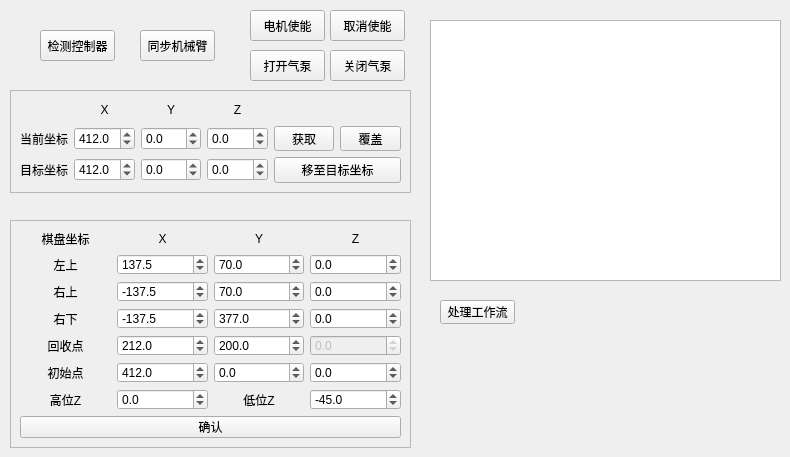
      <widget class="QWidget" name="tab_5">
       <attribute name="title">
        <string>机械臂调试</string>
       </attribute>
       <widget class="QPushButton" name="btn_oper_controller">
        <property name="geometry">
         <rect>
          <x>40</x>
          <y>30</y>
          <width>75</width>
          <height>31</height>
         </rect>
        </property>
        <property name="text">
         <string>检测控制器</string>
        </property>
       </widget>
       <widget class="QPushButton" name="btn_oper_arm">
        <property name="geometry">
         <rect>
          <x>140</x>
          <y>30</y>
          <width>75</width>
          <height>31</height>
         </rect>
        </property>
        <property name="text">
         <string>同步机械臂</string>
        </property>
       </widget>
       <widget class="QFrame" name="frame_7">
        <property name="geometry">
         <rect>
          <x>10</x>
          <y>90</y>
          <width>401</width>
          <height>103</height>
         </rect>
        </property>
        <property name="frameShape">
         <enum>QFrame::StyledPanel</enum>
        </property>
        <property name="frameShadow">
         <enum>QFrame::Raised</enum>
        </property>
        <layout class="QGridLayout" name="gridLayout_7" columnstretch="1,3,3,3,1,1" columnminimumwidth="0,100,100,100,0,0">
         <property name="sizeConstraint">
          <enum>QLayout::SetDefaultConstraint</enum>
         </property>
         <item row="1" column="4">
          <widget class="QPushButton" name="btn_get_curpos">
           <property name="text">
            <string>获取</string>
           </property>
          </widget>
         </item>
         <item row="1" column="0">
          <widget class="QLabel" name="label_24">
           <property name="text">
            <string>当前坐标</string>
           </property>
          </widget>
         </item>
         <item row="1" column="5">
          <widget class="QPushButton" name="btn_set_curpos">
           <property name="text">
            <string>覆盖</string>
           </property>
          </widget>
         </item>
         <item row="2" column="3">
          <widget class="QDoubleSpinBox" name="doubleSpinBox_tarpos_z">
           <property name="decimals">
            <number>1</number>
           </property>
           <property name="minimum">
            <double>-999.000000000000000</double>
           </property>
           <property name="maximum">
            <double>999.000000000000000</double>
           </property>
          </widget>
         </item>
         <item row="0" column="3">
          <widget class="QLabel" name="label_28">
           <property name="text">
            <string>Z</string>
           </property>
           <property name="alignment">
            <set>Qt::AlignCenter</set>
           </property>
          </widget>
         </item>
         <item row="0" column="1">
          <widget class="QLabel" name="label_26">
           <property name="text">
            <string>X</string>
           </property>
           <property name="alignment">
            <set>Qt::AlignCenter</set>
           </property>
          </widget>
         </item>
         <item row="0" column="0">
          <spacer name="horizontalSpacer_2">
           <property name="orientation">
            <enum>Qt::Horizontal</enum>
           </property>
           <property name="sizeHint" stdset="0">
            <size>
             <width>45</width>
             <height>13</height>
            </size>
           </property>
          </spacer>
         </item>
         <item row="2" column="1">
          <widget class="QDoubleSpinBox" name="doubleSpinBox_tarpos_x">
           <property name="decimals">
            <number>1</number>
           </property>
           <property name="minimum">
            <double>-999.000000000000000</double>
           </property>
           <property name="maximum">
            <double>999.000000000000000</double>
           </property>
           <property name="value">
            <double>412.000000000000000</double>
           </property>
          </widget>
         </item>
         <item row="0" column="2">
          <widget class="QLabel" name="label_27">
           <property name="text">
            <string>Y</string>
           </property>
           <property name="alignment">
            <set>Qt::AlignCenter</set>
           </property>
          </widget>
         </item>
         <item row="2" column="4" colspan="2">
          <widget class="QPushButton" name="btn_set_tarpos">
           <property name="text">
            <string>移至目标坐标</string>
           </property>
          </widget>
         </item>
         <item row="2" column="0">
          <widget class="QLabel" name="label_25">
           <property name="text">
            <string>目标坐标</string>
           </property>
          </widget>
         </item>
         <item row="2" column="2">
          <widget class="QDoubleSpinBox" name="doubleSpinBox_tarpos_y">
           <property name="decimals">
            <number>1</number>
           </property>
           <property name="minimum">
            <double>-999.000000000000000</double>
           </property>
           <property name="maximum">
            <double>999.000000000000000</double>
           </property>
          </widget>
         </item>
         <item row="0" column="4" colspan="2">
          <spacer name="horizontalSpacer_3">
           <property name="orientation">
            <enum>Qt::Horizontal</enum>
           </property>
           <property name="sizeHint" stdset="0">
            <size>
             <width>124</width>
             <height>20</height>
            </size>
           </property>
          </spacer>
         </item>
         <item row="1" column="1">
          <widget class="QDoubleSpinBox" name="doubleSpinBox_curpos_x">
           <property name="decimals">
            <number>1</number>
           </property>
           <property name="minimum">
            <double>-999.000000000000000</double>
           </property>
           <property name="maximum">
            <double>999.000000000000000</double>
           </property>
           <property name="value">
            <double>412.000000000000000</double>
           </property>
          </widget>
         </item>
         <item row="1" column="2">
          <widget class="QDoubleSpinBox" name="doubleSpinBox_curpos_y">
           <property name="decimals">
            <number>1</number>
           </property>
           <property name="minimum">
            <double>-999.000000000000000</double>
           </property>
           <property name="maximum">
            <double>999.000000000000000</double>
           </property>
          </widget>
         </item>
         <item row="1" column="3">
          <widget class="QDoubleSpinBox" name="doubleSpinBox_curpos_z">
           <property name="decimals">
            <number>1</number>
           </property>
           <property name="minimum">
            <double>-999.000000000000000</double>
           </property>
           <property name="maximum">
            <double>999.000000000000000</double>
           </property>
          </widget>
         </item>
        </layout>
       </widget>
       <widget class="QFrame" name="frame_8">
        <property name="geometry">
         <rect>
          <x>10</x>
          <y>220</y>
          <width>401</width>
          <height>228</height>
         </rect>
        </property>
        <property name="frameShape">
         <enum>QFrame::StyledPanel</enum>
        </property>
        <property name="frameShadow">
         <enum>QFrame::Raised</enum>
        </property>
        <layout class="QGridLayout" name="gridLayout_8">
         <item row="0" column="0">
          <widget class="QLabel" name="label_35">
           <property name="text">
            <string>棋盘坐标</string>
           </property>
           <property name="alignment">
            <set>Qt::AlignCenter</set>
           </property>
          </widget>
         </item>
         <item row="0" column="1">
          <widget class="QLabel" name="label_29">
           <property name="text">
            <string>X</string>
           </property>
           <property name="alignment">
            <set>Qt::AlignCenter</set>
           </property>
          </widget>
         </item>
         <item row="0" column="2">
          <widget class="QLabel" name="label_30">
           <property name="text">
            <string>Y</string>
           </property>
           <property name="alignment">
            <set>Qt::AlignCenter</set>
           </property>
          </widget>
         </item>
         <item row="0" column="3">
          <widget class="QLabel" name="label_31">
           <property name="text">
            <string>Z</string>
           </property>
           <property name="alignment">
            <set>Qt::AlignCenter</set>
           </property>
          </widget>
         </item>
         <item row="1" column="0">
          <widget class="QLabel" name="label_32">
           <property name="text">
            <string>左上</string>
           </property>
           <property name="alignment">
            <set>Qt::AlignCenter</set>
           </property>
          </widget>
         </item>
         <item row="1" column="1">
          <widget class="QDoubleSpinBox" name="doubleSpinBox_leftup_x">
           <property name="decimals">
            <number>1</number>
           </property>
           <property name="minimum">
            <double>-999.000000000000000</double>
           </property>
           <property name="maximum">
            <double>999.000000000000000</double>
           </property>
           <property name="value">
            <double>137.500000000000000</double>
           </property>
          </widget>
         </item>
         <item row="1" column="2">
          <widget class="QDoubleSpinBox" name="doubleSpinBox_leftup_y">
           <property name="decimals">
            <number>1</number>
           </property>
           <property name="minimum">
            <double>-999.000000000000000</double>
           </property>
           <property name="maximum">
            <double>999.000000000000000</double>
           </property>
           <property name="value">
            <double>70.000000000000000</double>
           </property>
          </widget>
         </item>
         <item row="1" column="3">
          <widget class="QDoubleSpinBox" name="doubleSpinBox_leftup_z">
           <property name="decimals">
            <number>1</number>
           </property>
           <property name="minimum">
            <double>-999.000000000000000</double>
           </property>
           <property name="maximum">
            <double>999.000000000000000</double>
           </property>
          </widget>
         </item>
         <item row="2" column="0">
          <widget class="QLabel" name="label_33">
           <property name="text">
            <string>右上</string>
           </property>
           <property name="alignment">
            <set>Qt::AlignCenter</set>
           </property>
          </widget>
         </item>
         <item row="2" column="1">
          <widget class="QDoubleSpinBox" name="doubleSpinBox_rightup_x">
           <property name="decimals">
            <number>1</number>
           </property>
           <property name="minimum">
            <double>-999.000000000000000</double>
           </property>
           <property name="maximum">
            <double>999.000000000000000</double>
           </property>
           <property name="value">
            <double>-137.500000000000000</double>
           </property>
          </widget>
         </item>
         <item row="2" column="2">
          <widget class="QDoubleSpinBox" name="doubleSpinBox_rightup_y">
           <property name="decimals">
            <number>1</number>
           </property>
           <property name="minimum">
            <double>-999.000000000000000</double>
           </property>
           <property name="maximum">
            <double>999.000000000000000</double>
           </property>
           <property name="value">
            <double>70.000000000000000</double>
           </property>
          </widget>
         </item>
         <item row="2" column="3">
          <widget class="QDoubleSpinBox" name="doubleSpinBox_rightup_z">
           <property name="decimals">
            <number>1</number>
           </property>
           <property name="minimum">
            <double>-999.000000000000000</double>
           </property>
           <property name="maximum">
            <double>999.000000000000000</double>
           </property>
          </widget>
         </item>
         <item row="3" column="0">
          <widget class="QLabel" name="label_34">
           <property name="text">
            <string>右下</string>
           </property>
           <property name="alignment">
            <set>Qt::AlignCenter</set>
           </property>
          </widget>
         </item>
         <item row="3" column="1">
          <widget class="QDoubleSpinBox" name="doubleSpinBox_rightdown_x">
           <property name="decimals">
            <number>1</number>
           </property>
           <property name="minimum">
            <double>-999.000000000000000</double>
           </property>
           <property name="maximum">
            <double>999.000000000000000</double>
           </property>
           <property name="value">
            <double>-137.500000000000000</double>
           </property>
          </widget>
         </item>
         <item row="3" column="2">
          <widget class="QDoubleSpinBox" name="doubleSpinBox_rightdown_y">
           <property name="decimals">
            <number>1</number>
           </property>
           <property name="minimum">
            <double>-999.000000000000000</double>
           </property>
           <property name="maximum">
            <double>999.000000000000000</double>
           </property>
           <property name="value">
            <double>377.000000000000000</double>
           </property>
          </widget>
         </item>
         <item row="3" column="3">
          <widget class="QDoubleSpinBox" name="doubleSpinBox_rightdown_z">
           <property name="decimals">
            <number>1</number>
           </property>
           <property name="minimum">
            <double>-999.000000000000000</double>
           </property>
           <property name="maximum">
            <double>999.000000000000000</double>
           </property>
          </widget>
         </item>
         <item row="4" column="0">
          <widget class="QLabel" name="label_36">
           <property name="text">
            <string>回收点</string>
           </property>
           <property name="alignment">
            <set>Qt::AlignCenter</set>
           </property>
          </widget>
         </item>
         <item row="4" column="1">
          <widget class="QDoubleSpinBox" name="doubleSpinBox_outsize_x">
           <property name="decimals">
            <number>1</number>
           </property>
           <property name="minimum">
            <double>-999.000000000000000</double>
           </property>
           <property name="maximum">
            <double>999.000000000000000</double>
           </property>
           <property name="value">
            <double>212.000000000000000</double>
           </property>
          </widget>
         </item>
         <item row="4" column="2">
          <widget class="QDoubleSpinBox" name="doubleSpinBox_outsize_y">
           <property name="decimals">
            <number>1</number>
           </property>
           <property name="minimum">
            <double>-999.000000000000000</double>
           </property>
           <property name="maximum">
            <double>999.000000000000000</double>
           </property>
           <property name="value">
            <double>200.000000000000000</double>
           </property>
          </widget>
         </item>
         <item row="4" column="3">
          <widget class="QDoubleSpinBox" name="doubleSpinBox_outside_z">
           <property name="enabled">
            <bool>false</bool>
           </property>
           <property name="decimals">
            <number>1</number>
           </property>
           <property name="minimum">
            <double>-999.000000000000000</double>
           </property>
           <property name="maximum">
            <double>999.000000000000000</double>
           </property>
          </widget>
         </item>
         <item row="5" column="0">
          <widget class="QLabel" name="label_40">
           <property name="text">
            <string>初始点</string>
           </property>
           <property name="alignment">
            <set>Qt::AlignCenter</set>
           </property>
          </widget>
         </item>
         <item row="5" column="1">
          <widget class="QDoubleSpinBox" name="doubleSpinBox_initpos_x">
           <property name="decimals">
            <number>1</number>
           </property>
           <property name="minimum">
            <double>-999.000000000000000</double>
           </property>
           <property name="maximum">
            <double>999.000000000000000</double>
           </property>
           <property name="value">
            <double>412.000000000000000</double>
           </property>
          </widget>
         </item>
         <item row="5" column="2">
          <widget class="QDoubleSpinBox" name="doubleSpinBox_initpos_y">
           <property name="decimals">
            <number>1</number>
           </property>
           <property name="minimum">
            <double>-999.000000000000000</double>
           </property>
           <property name="maximum">
            <double>999.000000000000000</double>
           </property>
          </widget>
         </item>
         <item row="5" column="3">
          <widget class="QDoubleSpinBox" name="doubleSpinBox_initpos_z">
           <property name="decimals">
            <number>1</number>
           </property>
           <property name="minimum">
            <double>-999.000000000000000</double>
           </property>
           <property name="maximum">
            <double>999.000000000000000</double>
           </property>
          </widget>
         </item>
         <item row="6" column="0">
          <widget class="QLabel" name="label_38">
           <property name="text">
            <string>高位Z</string>
           </property>
           <property name="alignment">
            <set>Qt::AlignCenter</set>
           </property>
          </widget>
         </item>
         <item row="6" column="1">
          <widget class="QDoubleSpinBox" name="doubleSpinBox_high_pos">
           <property name="decimals">
            <number>1</number>
           </property>
           <property name="minimum">
            <double>-999.000000000000000</double>
           </property>
           <property name="maximum">
            <double>999.000000000000000</double>
           </property>
          </widget>
         </item>
         <item row="6" column="2">
          <widget class="QLabel" name="label_39">
           <property name="text">
            <string>低位Z</string>
           </property>
           <property name="alignment">
            <set>Qt::AlignCenter</set>
           </property>
          </widget>
         </item>
         <item row="6" column="3">
          <widget class="QDoubleSpinBox" name="doubleSpinBox_low_pos">
           <property name="decimals">
            <number>1</number>
           </property>
           <property name="minimum">
            <double>-999.000000000000000</double>
           </property>
           <property name="maximum">
            <double>999.000000000000000</double>
           </property>
           <property name="value">
            <double>-45.000000000000000</double>
           </property>
          </widget>
         </item>
         <item row="7" column="0" colspan="4">
          <widget class="QPushButton" name="btn_calc_pos2location">
           <property name="text">
            <string>确认</string>
           </property>
          </widget>
         </item>
        </layout>
       </widget>
       <widget class="QPlainTextEdit" name="plainTextEdit_task_flow">
        <property name="geometry">
         <rect>
          <x>430</x>
          <y>20</y>
          <width>351</width>
          <height>261</height>
         </rect>
        </property>
       </widget>
       <widget class="QPushButton" name="btn_enable_motor">
        <property name="geometry">
         <rect>
          <x>250</x>
          <y>10</y>
          <width>75</width>
          <height>31</height>
         </rect>
        </property>
        <property name="text">
         <string>电机使能</string>
        </property>
       </widget>
       <widget class="QPushButton" name="btn_unable_motor">
        <property name="geometry">
         <rect>
          <x>330</x>
          <y>10</y>
          <width>75</width>
          <height>31</height>
         </rect>
        </property>
        <property name="text">
         <string>取消使能</string>
        </property>
       </widget>
       <widget class="QPushButton" name="btn_open_pump">
        <property name="geometry">
         <rect>
          <x>250</x>
          <y>50</y>
          <width>75</width>
          <height>31</height>
         </rect>
        </property>
        <property name="text">
         <string>打开气泵</string>
        </property>
       </widget>
       <widget class="QPushButton" name="btn_close_pump">
        <property name="geometry">
         <rect>
          <x>330</x>
          <y>50</y>
          <width>75</width>
          <height>31</height>
         </rect>
        </property>
        <property name="text">
         <string>关闭气泵</string>
        </property>
       </widget>
       <widget class="QPushButton" name="btn_start_task_flow">
        <property name="geometry">
         <rect>
          <x>440</x>
          <y>300</y>
          <width>75</width>
          <height>24</height>
         </rect>
        </property>
        <property name="text">
         <string>处理工作流</string>
        </property>
       </widget>
      </widget>
